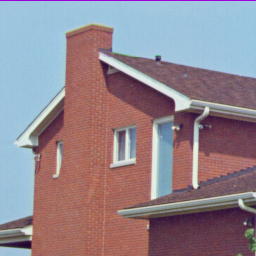
#> input picture misc/house.tiff, 256 x 256 px
$ python lowPass.py   (older library calls are emulated)
#> lines starting #> are read from the running program, lines starting #| are printed output that depends on the picture
#coding:utf-8

import cv2
import numpy as np

def createLPFilter(shape, center, radius, lpType=2, n=2):
    rows, cols = shape[:2]
    r, c = np.mgrid[0:rows:1, 0:cols:1]
    c -= center[0]
    r -= center[1]
    d = np.power(c, 2.0) + np.power(r, 2.0)
    lpFilter_matrix = np.zeros(shape, np.float32)
    if lpType == 0:  # ideal low-pass filter
        lpFilter = np.copy(d)
        lpFilter[lpFilter < pow(radius, 2.0)] = 1
        lpFilter[lpFilter >= pow(radius, 2.0)] = 0
    elif lpType == 1: #Butterworth low-pass filter
        lpFilter = 1.0 / (1 + np.power(np.sqrt(d)/radius, 2*n))
    elif lpType == 2: # Gaussian low pass filter
        lpFilter = np.exp(-d/(2*pow(radius, 2.0)))
    lpFilter_matrix[:, :, 0] = lpFilter
    lpFilter_matrix[:, :, 1] = lpFilter
    return lpFilter_matrix

def stdFftImage(img_gray, rows, cols):
    fimg = np.copy(img_gray)
    fimg = fimg.astype(np.float32)   #Notice the type conversion here
    # 1.Image matrix times(-1)^(r+c), Centralization
    for r in range(rows):
        for c in range(cols):
            if (r+c) % 2:
                fimg[r][c] = -1 * img_gray[r][c]
    img_fft = fftImage(fimg, rows, cols)
    return img_fft


def fftImage(img_gray, rows, cols):
    rPadded = cv2.getOptimalDFTSize(rows)
    cPadded = cv2.getOptimalDFTSize(cols)
    imgPadded = np.zeros((rPadded, cPadded), dtype=np.float32)
    imgPadded[:rows, :cols] = img_gray
    img_fft = cv2.dft(imgPadded, flags=cv2.DFT_COMPLEX_OUTPUT)
    return img_fft


def graySpectrum(fft_img):
    real = np.power(fft_img[:, :, 0], 2.0)
    imaginary = np.power(fft_img[:, :, 1], 2.0)
    amplitude = np.sqrt(real+imaginary)
    spectrum = np.log(amplitude+1.0)
    spectrum = cv2.normalize(spectrum, 0, 1, norm_type=cv2.NORM_MINMAX, dtype=cv2.CV_32F)
    spectrum *= 255
    return amplitude, spectrum

def nothing(args):
    pass

if __name__ == "__main__":
    img_file = "../misc/house.tiff"
    img_gray = cv2.imread(img_file, 0)
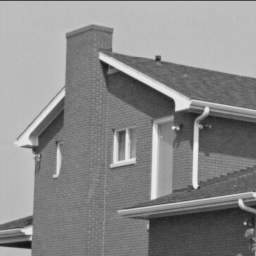
#> img_gray: shape (256, 256); min 17, max 239, mean 138.1
    # 1.fast Fourier transform
    rows, cols = img_gray.shape
#> rows = 256; cols = 256
    img_fft = stdFftImage(img_gray, rows, cols)
#> after the loop in stdFftImage, `for r in range(rows):`:
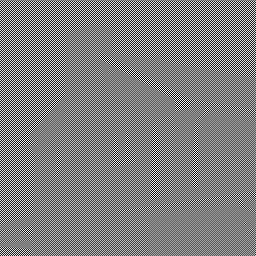
#> fimg: shape (256, 256) float32; min -239, max 239, mean 0; drawn with min black and max white
    amplitude, _ = graySpectrum(img_fft)
#> in graySpectrum, `spectrum = np.log(amplitude+1.0)`:
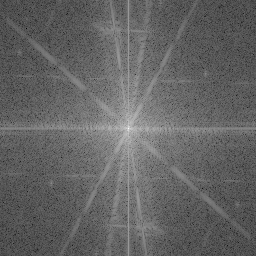
#> spectrum: shape (256, 256) float32; min 0.894, max 16.02, mean 6.83; drawn with min black and max white
    minValue, maxValue, minLoc, maxLoc = cv2.minMaxLoc(amplitude)  #The maximum value of the spectrum after centralization is at the center of the image
#> minValue = 1.44; maxValue = 9049145; minLoc = (230, 228); maxLoc = (128, 128)

    cv2.namedWindow("tracks")
    max_radius = np.sqrt(pow(rows, 2) + pow(cols, 2))/2
#> max_radius = 181
    cv2.createTrackbar("Radius", "tracks", 0, int(max_radius), nothing)
    cv2.createTrackbar("Filter type", "tracks", 0, 2, nothing)

    while True:
        # 2.Construction of low pass filter
        radius = cv2.getTrackbarPos("Radius", "tracks")
        lpType = cv2.getTrackbarPos("Filter type", "tracks")
        nrows, ncols = img_fft.shape[:2]
#> nrows = 256; ncols = 256

        # x, y = int(ncols/2), int(nrows/2)  # Notice here are the coordinates
        # ilpFilter = createLPFilter(img_fft.shape, (x, y), radius, lpType)
        ilpFilter = createLPFilter(img_fft.shape, maxLoc, radius, lpType)
#> in createLPFilter, `c -= center[0]`:
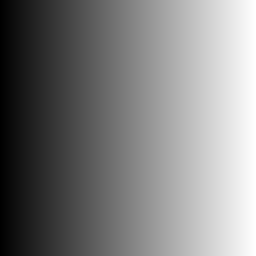
#> c: shape (256, 256) int64; min -128, max 127, mean -0.5; drawn with min black and max white
#> in createLPFilter, `r -= center[1]`:
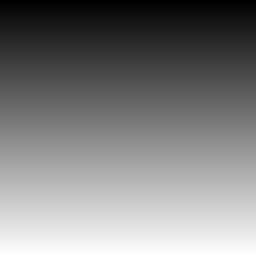
#> r: shape (256, 256) int64; min -128, max 127, mean -0.5; drawn with min black and max white
#> in createLPFilter, `d = np.power(c, 2.0) + np.power(r, 2.0)`:
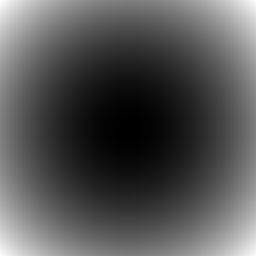
#> d: shape (256, 256) float64; min 0, max 32768, mean 10923; drawn with min black and max white
#> in createLPFilter, `lpFilter[lpFilter >= pow(radius, 2.0)] = 0`: lpFilter: shape (256, 256) float64; every value is 0

        # 3.Low pass filter
        img_filter = ilpFilter*img_fft

        _, gray_spectrum = graySpectrum(img_filter)  #Observe the change of the filter
#> in graySpectrum (call 2), `real = np.power(fft_img[:, :, 0], 2.0)`: real: shape (256, 256) float32; every value is 0

        # 4. Inverse Fourier transform, and take the real part for cutting, And decentralize
        img_ift = cv2.dft(img_filter, flags=cv2.DFT_INVERSE+cv2.DFT_REAL_OUTPUT+cv2.DFT_SCALE)
#> img_ift: shape (256, 256) float32; every value is 0
        ori_img = np.copy(img_ift[:rows, :cols])
        for r in range(rows):
            for c in range(cols):
                if(r+c)%2:
                    ori_img[r][c] = -1*ori_img[r][c]
                # Truncate high and low values
                if ori_img[r][c] < 0:
                    ori_img[r][c] = 0
                if ori_img[r][c] > 255:
                    ori_img[r][c] = 255
#> ori_img: shape (256, 256) float32; every value is 0
        # ori_img[ori_img < 0] = 0
        # ori_img[ori_img > 255] = 255
        ori_img = ori_img.astype(np.uint8)
#> ori_img: shape (256, 256); every value is 0

        cv2.imshow("img_gray", img_gray)
        cv2.imshow("ori_img", ori_img)
        cv2.imshow("gray_spectrum", gray_spectrum)
        key = cv2.waitKey(1)
#> (key Esc is pressed here)
        if key == 27:
            break
    cv2.destroyAllWindows()
